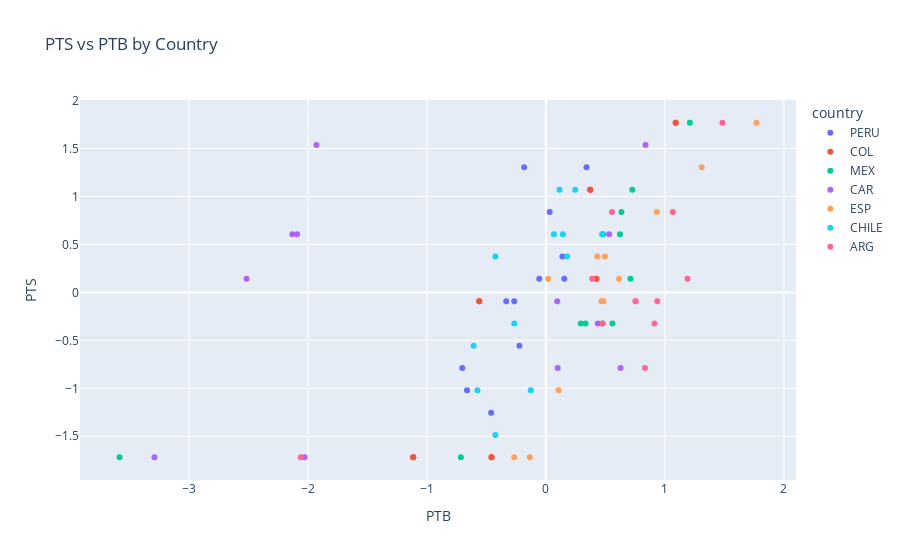

The notebook cell this image was saved under:
### Code cell
fms_year = fms_scaled[fms_scaled["year"] == "2023"]
px.scatter(fms_year, x="PTB", y="PTS", color="country", title="PTS vs PTB by Country")

### Figure 1 — Plotly figure (JSON) as saved in the notebook; plotly's stock layout.template omitted (floating-point values rounded to 4 significant figures)
{"data": [{"hovertemplate": "country=PERU<br>PTB=%{x}<br>PTS=%{y}<extra></extra>", "legendgroup": "PERU", "marker": {"color": "#636efa", "symbol": "circle"}, "mode": "markers", "name": "PERU", "orientation": "v", "showlegend": true, "type": "scatter", "x": [-0.7025, -0.2224, -0.3335, -0.266, 0.1545, -0.05574, 0.1387, 0.03155, -0.1827, 0.341, -0.6628, -0.4604], "xaxis": "x", "y": [-0.7887, -0.5562, -0.09132, -0.09132, 0.1411, 0.1411, 0.3736, 0.8385, 1.303, 1.303, -1.021, -1.254], "yaxis": "y"}, {"hovertemplate": "country=COL<br>PTB=%{x}<br>PTS=%{y}<extra></extra>", "legendgroup": "COL", "marker": {"color": "#EF553B", "symbol": "circle"}, "mode": "markers", "name": "COL", "orientation": "v", "showlegend": true, "type": "scatter", "x": [-1.115, -0.4565, -1.115, -0.5596, -0.5596, 0.4244, 0.4244, 0.3728, 0.3728, 1.091, 1.091, -0.4565], "xaxis": "x", "y": [-1.719, -1.719, -1.719, -0.09132, -0.09132, 0.1411, 0.1411, 1.071, 1.071, 1.768, 1.768, -1.719], "yaxis": "y"}, {"hovertemplate": "country=MEX<br>PTB=%{x}<br>PTS=%{y}<extra></extra>", "legendgroup": "MEX", "marker": {"color": "#00cc96", "symbol": "circle"}, "mode": "markers", "name": "MEX", "orientation": "v", "showlegend": true, "type": "scatter", "x": [-3.583, -0.7144, 0.2934, 0.4759, 0.5593, 0.3331, 0.71, 0.4799, 0.6227, 0.6346, 0.7259, 1.21], "xaxis": "x", "y": [-1.719, -1.719, -0.3238, -0.3238, -0.3238, -0.3238, 0.1411, 0.606, 0.606, 0.8385, 1.071, 1.768], "yaxis": "y"}, {"hovertemplate": "country=CAR<br>PTB=%{x}<br>PTS=%{y}<extra></extra>", "legendgroup": "CAR", "marker": {"color": "#ab63fa", "symbol": "circle"}, "mode": "markers", "name": "CAR", "orientation": "v", "showlegend": true, "type": "scatter", "x": [-1.928, -3.289, -2.028, 0.099, 0.6267, 0.4363, 0.09503, -2.516, 0.5315, -2.131, -2.091, 0.837], "xaxis": "x", "y": [1.536, -1.719, -1.719, -0.7887, -0.7887, -0.3238, -0.09132, 0.1411, 0.606, 0.606, 0.606, 1.536], "yaxis": "y"}, {"hovertemplate": "country=ESP<br>PTB=%{x}<br>PTS=%{y}<extra></extra>", "legendgroup": "ESP", "marker": {"color": "#FFA15A", "symbol": "circle"}, "mode": "markers", "name": "ESP", "orientation": "v", "showlegend": true, "type": "scatter", "x": [0.9322, 1.309, 1.769, 0.4958, 0.4323, 0.6148, 0.01965, -0.1351, -0.266, 0.1069, 0.4839, 0.468], "xaxis": "x", "y": [0.8385, 1.303, 1.768, 0.3736, 0.3736, 0.1411, 0.1411, -1.719, -1.719, -1.021, -0.09132, -0.09132], "yaxis": "y"}, {"hovertemplate": "country=CHILE<br>PTB=%{x}<br>PTS=%{y}<extra></extra>", "legendgroup": "CHILE", "marker": {"color": "#19d3f3", "symbol": "circle"}, "mode": "markers", "name": "CHILE", "orientation": "v", "showlegend": true, "type": "scatter", "x": [-0.4247, -0.5755, -0.1272, -0.6072, -0.266, 0.1784, -0.4247, 0.1426, 0.06726, 0.472, 0.1149, 0.2458], "xaxis": "x", "y": [-1.486, -1.021, -1.021, -0.5562, -0.3238, 0.3736, 0.3736, 0.606, 0.606, 0.606, 1.071, 1.071], "yaxis": "y"}, {"hovertemplate": "country=ARG<br>PTB=%{x}<br>PTS=%{y}<extra></extra>", "legendgroup": "ARG", "marker": {"color": "#FF6692", "symbol": "circle"}, "mode": "markers", "name": "ARG", "orientation": "v", "showlegend": true, "type": "scatter", "x": [-2.059, 0.833, 0.4759, 0.9124, 0.7537, 0.9362, 1.19, 0.3886, 0.5553, 1.067, 1.484, 0.7537], "xaxis": "x", "y": [-1.719, -0.7887, -0.3238, -0.3238, -0.09132, -0.09132, 0.1411, 0.1411, 0.8385, 0.8385, 1.768, -0.09132], "yaxis": "y"}], "layout": {"legend": {"title": {"text": "country"}, "tracegroupgap": 0}, "title": {"text": "PTS vs PTB by Country"}, "xaxis": {"anchor": "y", "domain": [0, 1], "title": {"text": "PTB"}}, "yaxis": {"anchor": "x", "domain": [0, 1], "title": {"text": "PTS"}}}}
